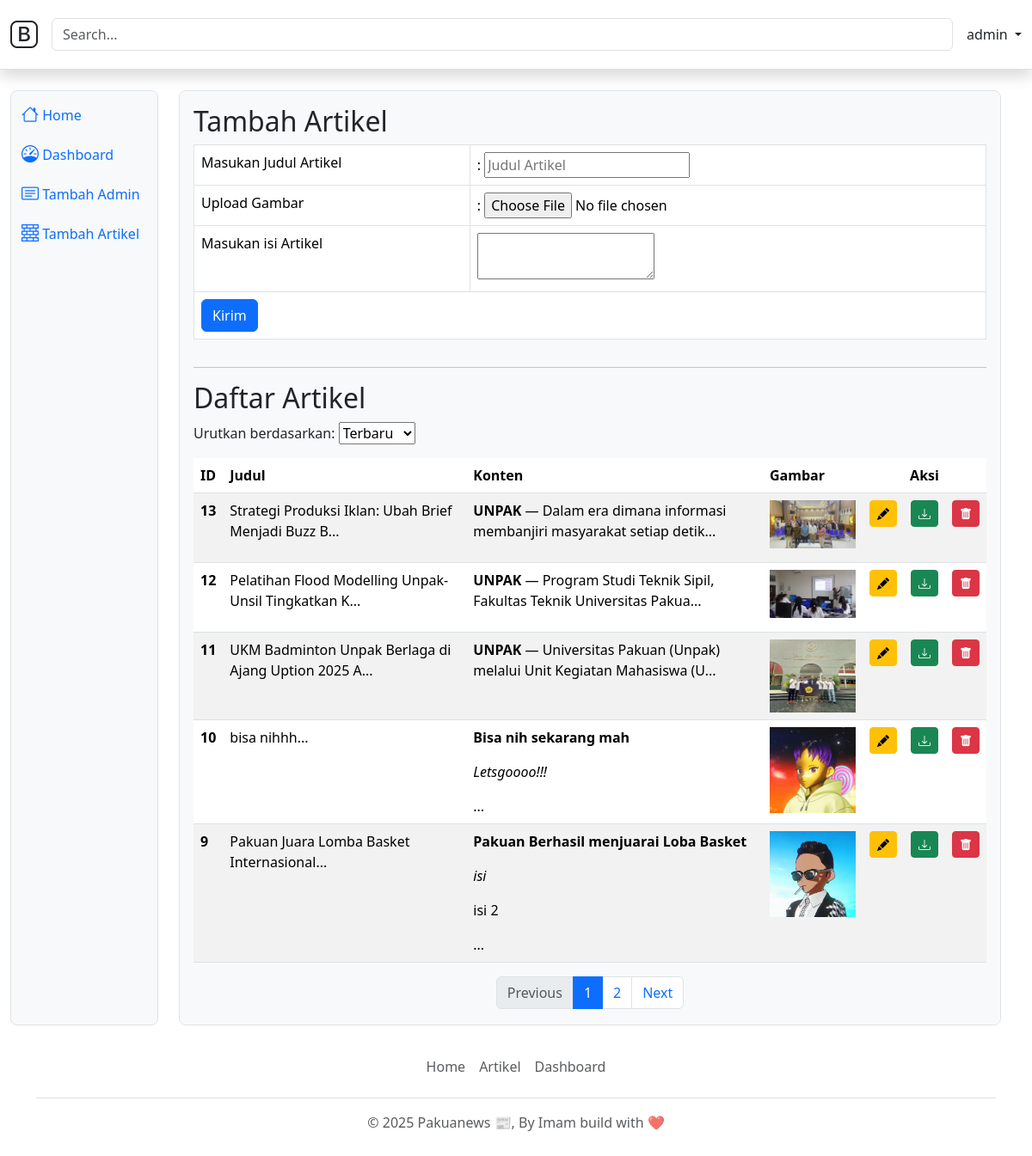
Page /tambahArtikelDashboard.php (signed in) on the committed database.
### tables this page shows
CREATE TABLE IF NOT EXISTS `artikel` (
  `id` int NOT NULL AUTO_INCREMENT,
  `judul` varchar(250) NOT NULL,
  `konten` text NOT NULL,
  `gambar` varchar(100) NOT NULL,
  `tgl_rilis` date NOT NULL DEFAULT (curdate()),
  PRIMARY KEY (`id`)
);

### layout/daftarArtikel.php (the view, shortened to what this page needs)
<h2>Daftar Artikel</h2>
<form method="GET" action="" id="sortForm">
    <label>Urutkan berdasarkan:</label>
    <select name="sort" id="sort" onchange="document.getElementById('sortForm').submit()">
        <option value="terbaru" <?= !isset($_GET['sort']) || $_GET['sort'] == 'terbaru' ? 'selected' : '' ?>>Terbaru</option>
    </select>
</form>
<?php
include 'database/koneksi.php';
$jumlah_data_per_halaman = 5;
$query_jumlah = $db->query("SELECT COUNT(*) as total FROM artikel");
$jumlah_seluruh_data = $query_jumlah->fetch_assoc()['total'];
$jumlah_halaman = ceil($jumlah_seluruh_data / $jumlah_data_per_halaman);
$halaman_aktif = (isset($_GET['page'])) ? (int)$_GET['page'] : 1;
$halaman_aktif = max(1, min($halaman_aktif, $jumlah_halaman));
$data_awal = ($halaman_aktif - 1) * $jumlah_data_per_halaman;
$orderByClause = "ORDER BY id DESC";
$sortParam = '&sort=terbaru';
$sql = "SELECT * FROM artikel $orderByClause LIMIT $data_awal, $jumlah_data_per_halaman";
$result = $db->query($sql);
?>
<table class="table table-striped mt-3">
    <thead>
        <tr>
            <th scope="col">ID</th>
            <th scope="col">Judul</th>
            <th scope="col">Konten</th>
            <th scope="col">Gambar</th>
            <th scope="col" colspan="3" class="text-center">Aksi</th>
        </tr>
    </thead>
    <tbody>
        <?php
        if ($result->num_rows > 0) {
            while ($row = $result->fetch_assoc()) {
                $konten = $row['konten'];
                $judul = $row['judul'];
        ?>
                <tr>
                    <th scope="row"><?= $row['id'] ?></th>
                    <td><?= substr($judul, 0, 50) ?>...</td>
                    <td><?= substr($konten, 0, 100) ?>...</td>
                    <td><img src="img/<?= $row['gambar'] ?>" alt="Gambar <?= $row['gambar'] ?>" style='width:100px;height:auto;'></td>
                    <td>
                        <a href="updateArtikelDashboard.php?id=<?= $row['id'] ?>" class="btn btn-sm btn-warning">
                            <i class="bi bi-pencil-fill"></i>
                        </a>
                    </td>
                    <td>
                        <a href="database/downloadArtikel.php?id=<?= $row['id'] ?>" class="btn btn-sm btn-success">
                            <i class="bi bi-download"></i>
                        </a>
                    </td>
                    <td>
                        <form action="database/hapusArtikel.php" method="post" onsubmit="return confirm('Apakah Anda yakin ingin menghapus artikel ini?');">
                            <button type="submit" class="btn btn-sm btn-danger">
                                <i class="bi bi-trash-fill"></i>
                            </button>
                        </form>
                    </td>
                </tr>
        <?php }
        } else {
            echo "<tr><td colspan='7' class='text-center'>Tidak ada artikel untuk ditampilkan.</td></tr>";
        }
        ?>
    </tbody>
</table>
<nav aria-label="Page navigation">
    <ul class="pagination justify-content-center">
        <li class="page-item <?= ($halaman_aktif <= 1) ? 'disabled' : '' ?>">
            <a class="page-link" href="?page=<?= $halaman_aktif - 1 ?><?= $sortParam ?>">Previous</a>
        </li>
        <?php for ($i = 1; $i <= $jumlah_halaman; $i++) : ?>
            <li class="page-item <?= ($i == $halaman_aktif) ? 'active' : '' ?>">
                <a class="page-link" href="?page=<?= $i ?><?= $sortParam ?>"><?= $i ?></a>
            </li>
        <?php endfor; ?>
        <li class="page-item <?= ($halaman_aktif >= $jumlah_halaman) ? 'disabled' : '' ?>">
            <a class="page-link" href="?page=<?= $halaman_aktif + 1 ?><?= $sortParam ?>">Next</a>
        </li>
    </ul>
</nav>

### tambahArtikelDashboard.php (shortened to what this page needs)
<!DOCTYPE html>
<html lang="en">
<head>
    <link href="https://cdn.jsdelivr.net/npm/bootstrap@5.3.5/dist/css/bootstrap.min.css" rel="stylesheet">
    <link rel="stylesheet" href="https://cdn.jsdelivr.net/npm/bootstrap-icons@1.11.3/font/bootstrap-icons.min.css">
</head>
<body>
    <?php include 'layout/headerDashboard.php'; ?>
    <div class="container-fluid pb-3 d-flex flex-column flex-sm-row overflow-auto">
        <div class="row w-100">
            <?php include 'layout/sidebar.php'; ?>
            <?php include 'layout/formAddArtikel.php'; ?>
        </div>
    </div>
    <?php include 'layout/footer.php'; ?>
</body>
</html>

### layout/headerDashboard.php (shortened to what this page needs)
<header class="py-3 mb-4 border-bottom shadow">
    <div class="container-fluid align-items-center d-flex">
        <div class="flex-shrink-1 me-3">
            <a href="index.php" class="d-flex align-items-center col-lg-4 mb-2 mb-lg-0 link-dark text-decoration-none">
                <i class="bi bi-bootstrap fs-2 text-dark"></i>
            </a>
        </div>
        <div class="flex-grow-1 d-flex align-items-center">
            <form class="w-100 me-3" method="GET" action="pencaharian.php">
                <input type="search" class="form-control" name="search" placeholder="Search...">
            </form>
            <div class="flex-shrink-0 dropdown">
                <a href="#" class="d-block link-dark text-decoration-none dropdown-toggle" id="dropdownUser2" data-bs-toggle="dropdown" aria-expanded="false">
                    <?= $_SESSION["username"]; ?>
                </a>
            </div>
        </div>
    </div>
</header>

### layout/sidebar.php
<aside class="col-sm-2 sticky-top pb-sm-0 pb-3">
    <div class="bg-light border rounded-3 p-1 h-100 sticky-top">
        <ul class="nav nav-pills flex-sm-column flex-row mb-auto justify-content-between text-truncate">
            <li class="nav-item">
                <a href="index.php" class="nav-link px-2 text-truncate">
                    <i class="bi bi-house fs-5"></i>
                    <span class="d-none d-sm-inline">Home</span>
                </a>
            </li>
            <li>
                <a href="dashboard.php" class="nav-link px-2 text-truncate">
                    <i class="bi bi-speedometer fs-5"></i>
                    <span class="d-none d-sm-inline">Dashboard</span>
                </a>
            </li>
            <li>
                <a href="tambahAdminDashboard.php" class="nav-link px-2 text-truncate" id="tambah-admin">
                    <i class="bi bi-card-text fs-5"></i>
                    <span class="d-none d-sm-inline">Tambah Admin</span>
                </a>
            </li>
            <li>
                <a href="tambahArtikelDashboard.php" class="nav-link px-2 text-truncate" id="tambah-artikel">
                    <i class="bi bi-bricks fs-5"></i>
                    <span class="d-none d-sm-inline">Tambah Artikel</span>
                </a>
            </li>
        </ul>
    </div>
</aside>

### layout/formAddArtikel.php
<main class="col overflow-auto h-100">
    <div class="bg-light border rounded-3 p-3 overflow-auto" style="height: 80vh;">
        <h2>Tambah Artikel</h2>
        <form action="database/tambahArtikel.php" method="post" enctype="multipart/form-data">
            <div class="table-responsive">
                <table class="table table-bordered">
                    <tr>
                        <td>Masukan Judul Artikel</td>
                        <td>: <input type="text" name="judul" placeholder="Judul Artikel"></td>
                    </tr>
                    <tr>
                        <td>Upload Gambar</td>
                        <td>
                            : <input type="file" name="gambar" required>
                        </td>
                    </tr>
                    <tr>
                        <td>Masukan isi Artikel</td>
                        <td><textarea class="ckeditor" id="ckedtor" name="konten"></textarea></td>
                    </tr>
                    <tr>
                        <td colspan="2"><button class="btn btn-primary" type="submit" name="tambah">Kirim</button></td>
                    </tr>
                </table>
            </div>
        </form>
        <hr>
        <?php include 'daftarArtikel.php'; ?>
    </div>
</main>

### layout/footer.php
<div class="container">
    <footer class=" py-1 my-2">
        <ul class="nav justify-content-center border-bottom pb-3 mb-3">
            <li class="nav-item"><a href="#" class="nav-link px-2 text-body-secondary">Home</a></li>
            <li class="nav-item"><a href="#" class="nav-link px-2 text-body-secondary">Artikel</a></li>
            <li class="nav-item"><a href="dashboard.php" class="nav-link px-2 text-body-secondary">Dashboard</a></li>
        </ul>
        <p class="text-center text-body-secondary">© 2025 Pakuanews 📰, By Imam build with ❤️</p>
    </footer>
</div>

### rows in the picture
artikel: id "13", judul "Strategi Produksi Iklan: Ubah Brief Menjadi Buzz B", konten "UNPAK — Dalam era dimana informasi membanjiri masyarakat setiap detik", gambar (picture)
artikel: id "12", judul "Pelatihan Flood Modelling Unpak-Unsil Tingkatkan K", konten "UNPAK — Program Studi Teknik Sipil, Fakultas Teknik Universitas Pakua", gambar (picture)
artikel: id "11", judul "UKM Badminton Unpak Berlaga di Ajang Uption 2025 A", konten "UNPAK — Universitas Pakuan (Unpak) melalui Unit Kegiatan Mahasiswa (U", gambar (picture)
artikel: id "10", judul "bisa nihhh", konten "Bisa nih sekarang mah Letsgoooo!!!", gambar (picture)
artikel: id "9", judul "Pakuan Juara Lomba Basket Internasional", konten "Pakuan Berhasil menjuarai Loba Basket isi isi 2", gambar (picture)

### other values in the picture
$_SESSION["username"] "admin"
